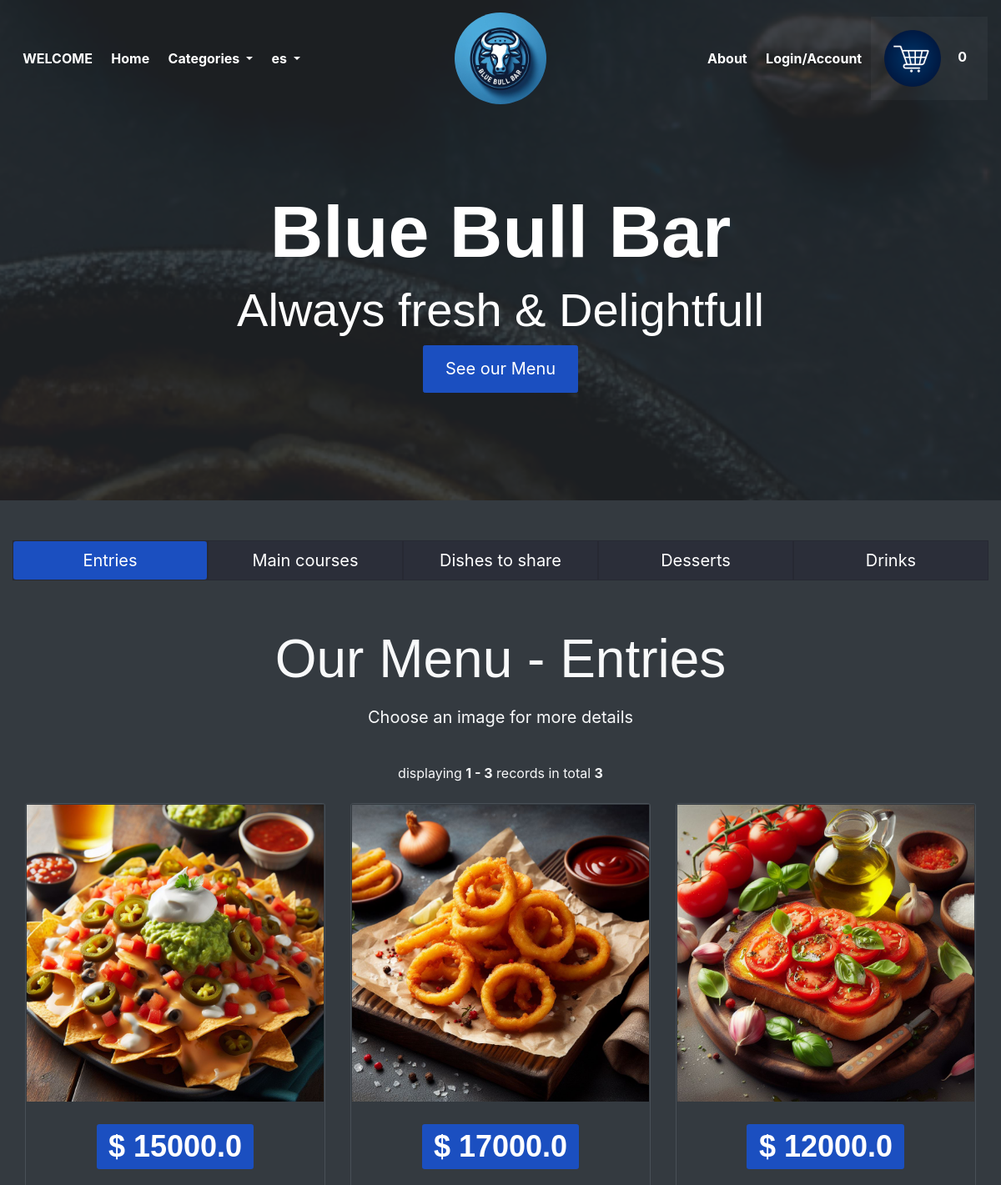
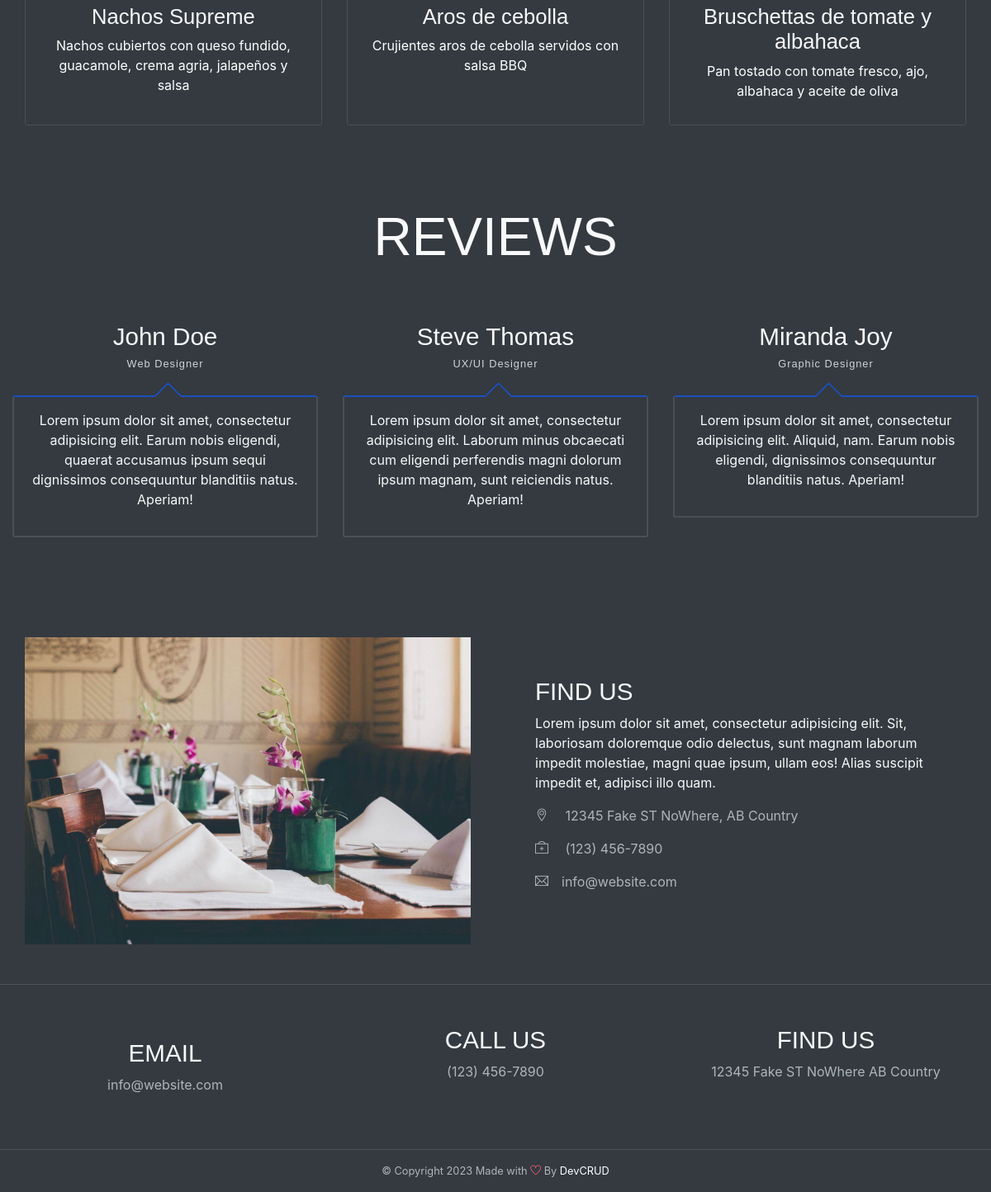
The page / on the database its author committed (2 pictures, top to bottom).
### tables this page shows
CREATE TABLE Menu (
            id INTEGER PRIMARY KEY,
            nombre TEXT NOT NULL,
            descripcion TEXT,
            precio REAL NOT NULL,
            categoria TEXT NOT NULL,
            imagen TEXT NOT NULL
        );

### app/inicio/routes.py (the view)
@inicio_bp.route('/')
def home():
    cart=obtener_carrito()
    page = request.args.get('page', 1, type=int)
    offset = (page - 1) * PER_PAGE
    menu=obtener_por_categoria('Entrada',offset)
    total_items =obtener_total_menu('Entrada')
    pagination = Pagination(page=page, total=total_items, per_page=PER_PAGE, bs_version=4,
        display_msg=_("Showing {start} - {end} of {total} total records"))
    usuario=None
    if 'email' in session:
        email_usuario=session['email']
        usuario=obtener_por_email(email_usuario)
    return render_template('inicio.html',usuario=usuario, categoria=_('Entries'),num_cat=1,menu=menu,total_items_cart=cart.total_items(), pagination=pagination)

### app/__init__.py (called while the page is built)
def get_locale():
    return session.get('language', request.accept_languages.best_match(app.config['LANGUAGES']))

### app/models/cart.py (called while the page is built)
    def total_items(self):
        total=0
        for item in self.items:
            total+=item.cantidad
        return total

    def to_dict(self):
        return {
            'items': [
                {
                    'item_id': item.item_id,
                    'cantidad': item.cantidad,
                    'precio_cantidad': item.precio_cantidad
                }
                for item in self.items
            ]
        }

### app/services/cart.py (called while the page is built)
def obtener_carrito():
    if 'cart' not in session:
        cart = Cart()
        session['cart'] = cart.to_dict()
    else:
        cart = Cart.from_dict(session['cart'])
    return cart

### app/services/menu_service.py (called while the page is built)
def obtener_total_menu(opcion):
    try:
        db_path = current_app.config['DATABASE_URI'].replace('sqlite:///', '')
        conn = sqlite3.connect(db_path)
        cursor = conn.cursor()
        if opcion=='all':
            cursor.execute("SELECT COUNT(*) FROM Menu")
        else:
            cursor.execute(f"SELECT COUNT(*) FROM Menu where categoria='{opcion}'")
        total_items = cursor.fetchone()[0]
        conn.close()
        return total_items
    except Exception as e:
        print("Error al obtener el menu: ", str(e))
        raise e

def obtener_por_categoria(categoria,offset=0):
    db_path = current_app.config['DATABASE_URI'].replace('sqlite:///', '')
    conn = sqlite3.connect(db_path)
    cursor = conn.cursor()
    query = f"SELECT * FROM Menu WHERE categoria='{categoria}' LIMIT {PER_PAGE} OFFSET {offset}"
    cursor.execute(query)
    items = [MenuItem(*row) for row in cursor.fetchall()]
    conn.close()
    return items

### app/inicio/templates/inicio.html (shortened to what this page needs)
{% extends "base.html"%}
{% block content %}
<header id="home" class="header">
    <div class="overlay text-white text-center"><br><br>
        <h1 class="display-2 font-weight-bold  mt-5">Blue Bull Bar</h1>
        <h2 class="display-4 mb-2">{{_('Always fresh &amp; Delightfull')}}</h2>
        <a class="btn btn-lg btn-primary" href="#menu">{{_('See our Menu')}}</a>
    </div>
</header>
<div id="menu" class="container-fluid bg-dark text-light py-5 text-center wow fadeIn">
    <div class="row justify-content-center">
        <div class="col-sm-12 col-md-12 mb-5">
            <ul class="nav nav-pills nav-justified" id="pills-tab" role="tablist">
                <li class="nav-item"
                    style="font-size: 15pt; color: #fff; border: solid 0.1px rgba(0,0,0,0.1); background-color: #08032033; ">
                    <a class="nav-link {% if num_cat == 1 %}active{% endif %}"
                        href="{{url_for('inicio.platos_por_categoria', categoria='Entrada')}}">{{_('Entries')}}</a>
                </li>
                <li class="nav-item"
                    style="font-size: 15pt; color: #fff; border: solid 0.1px rgba(0,0,0,0.1); background-color: #08032033; ">
                    <a class="nav-link {% if num_cat == 2 %}active{% endif %}"
                        href="{{url_for('inicio.platos_por_categoria', categoria='Principal')}}">{{_('Main courses')}}</a>
                </li>
                <li class="nav-item"
                    style="font-size: 15pt; color: #fff; border: solid 0.1px rgba(0,0,0,0.1); background-color: #08032033; ">
                    <a class="nav-link {% if num_cat == 3 %}active{% endif %}"
                        href="{{url_for('inicio.platos_por_categoria', categoria='Compartir')}}">{{_('Dishes to share')}}</a>
                </li>
                <li class="nav-item"
                    style="font-size: 15pt; color: #fff; border: solid 0.1px rgba(0,0,0,0.1); background-color: #08032033; ">
                    <a class="nav-link {% if num_cat == 4 %}active{% endif %}"
                        href="{{url_for('inicio.platos_por_categoria', categoria='Postre')}}">{{_('Desserts')}}</a>
                </li>
                <li class="nav-item"
                    style="font-size: 15pt; color: #fff; border: solid 0.1px rgba(0,0,0,0.1); background-color: #08032033; ">
                    <a class="nav-link {% if num_cat == 5 %}active{% endif %}"
                        href="{{url_for('inicio.platos_por_categoria', categoria='Bebida')}}">{{_('Drinks')}}</a>
                </li>
            </ul>
        </div>
    </div>
    <div class="tab-content" id="pills-tabContent">
        <h2 class="section-title py-2">{{_('Our Menu')}} - {{categoria}}</h2>
        <p style="font-size: 15pt;">{{_('Choose an image for more details')}}</p>
        <br>
        <div class="tab-pane fade show active" id="foods" role="tabpanel" aria-labelledby="pills-home-tab">
            <div class="text-center">
                {{ pagination.info }}
            </div>
            <br>
            <div class="row gallary">
                {% for item_menu in menu %}
                <div class="col-md-4">
                    <div class="card bg-transparent border my-3 my-md-0">
                        <div class="gallary-item wow fadeIn">
                            {% if item_menu.imagen.startswith('http') %}
                            <img src="{{ item_menu.imagen }}" alt="template by DevCRID http://www.devcrud.com/"
                                class="rounded-0 card-img-top mg-responsive gallary-img">
                            {% else %}
                            <img src="{{ url_for('static', filename='img/menu/' + item_menu.imagen) }}"
                                alt="template by DevCRID http://www.devcrud.com/"
                                class="rounded-0 card-img-top mg-responsive gallary-img">
                            {% endif %}
                        </div>
                        <div class="card-body" style="height: 250px; overflow: hidden;">
                            <h1 class="text-center mb-4"><a href="#" class="badge badge-primary">$ {{ item_menu.precio
                                    }}</a></h1>
                            <h4 class="pt20 pb20">{{ item_menu.nombre }}</h4>
                            <p class="text-white">{{ item_menu.descripcion }}</p>
                        </div>
                    </div>
                </div>
                {% endfor %}
            </div>
        </div>
    </div>
</div>
<div id="testmonial" class="container-fluid wow fadeIn bg-dark text-light has-height-lg middle-items">
    <h2 class="section-title my-5 text-center">{{_('REVIEWS')}}</h2>
    <div class="row mt-3 mb-5">
        <div class="col-md-4 my-3 my-md-0">
            <div class="testmonial-card">
                <h3 class="testmonial-title">John Doe</h3>
                <h6 class="testmonial-subtitle">Web Designer</h6>
                <div class="testmonial-body">
                    <p>Lorem ipsum dolor sit amet, consectetur adipisicing elit. Earum nobis eligendi, quaerat
                        accusamus ipsum sequi dignissimos consequuntur blanditiis natus. Aperiam!</p>
                </div>
            </div>
        </div>
        <div class="col-md-4 my-3 my-md-0">
            <div class="testmonial-card">
                <h3 class="testmonial-title">Steve Thomas</h3>
                <h6 class="testmonial-subtitle">UX/UI Designer</h6>
                <div class="testmonial-body">
                    <p>Lorem ipsum dolor sit amet, consectetur adipisicing elit. Laborum minus obcaecati cum
                        eligendi perferendis magni dolorum ipsum magnam, sunt reiciendis natus. Aperiam!</p>
                </div>
            </div>
        </div>
        <div class="col-md-4 my-3 my-md-0">
            <div class="testmonial-card">
                <h3 class="testmonial-title">Miranda Joy</h3>
                <h6 class="testmonial-subtitle">Graphic Designer</h6>
                <div class="testmonial-body">
                    <p>Lorem ipsum dolor sit amet, consectetur adipisicing elit. Aliquid, nam. Earum nobis eligendi,
                        dignissimos consequuntur blanditiis natus. Aperiam!</p>
                </div>
            </div>
        </div>
    </div>
</div>
{% endblock %}

### app/templates/base.html (shortened to what this page needs)
<!DOCTYPE html>
<html lang="es">
<head>
    <link rel="stylesheet" href="{{ url_for('static',filename='vendors/themify-icons/css/themify-icons.css') }}">
    <link rel="stylesheet" href="{{ url_for('static', filename='vendors/animate/animate.css')}}">
    <link rel="stylesheet" href="{{ url_for('static', filename='css/style.css') }}">
</head>
<body data-spy="scroll" data-target=".navbar" data-offset="40" id="home">
    <nav class="custom-navbar navbar navbar-expand-lg navbar-dark fixed-top" data-spy="affix" data-offset-top="10">
        <div class="collapse navbar-collapse" id="navbarSupportedContent">
            <ul class="navbar-nav">
                <li class="nav-item">
                    <a class="nav-link">{{_('WELCOME')}}
                    </a>
                </li>
                <li class="nav-item">
                    <a class="nav-link" href="{{ url_for('inicio.home')}}">{{_('Home')}}</a>
                </li>
                <li class="nav-item dropdown">
                    <a class="nav-link dropdown-toggle" href="#" id="navbarDropdown" role="button"
                        data-toggle="dropdown" aria-haspopup="true" aria-expanded="false">
                        {{_('Categories')}}
                    </a>
                </li>
                <li class="nav-item dropdown">
                    <a class="nav-link dropdown-toggle" href="#" id="navbarDropdown2" role="button"
                        data-toggle="dropdown" aria-haspopup="true" aria-expanded="false">
                        {% if 'language' in session %}{{ session['language'] }}
                        {% else %}es{% endif %}
                    </a>
                </li>
            </ul>
            <a class="navbar-brand m-auto" href="#">
                <img src="{{ url_for('static', filename='imgs/logo.jpg')}}" class="brand-img"
                    style="border-radius: 60px;" alt="">
            </a>
            <ul class="navbar-nav">
                <li class="nav-item">
                    <a class="nav-link" href="#about">About</a>
                </li>
                <li class="nav-item">
                    {% if 'email' in session %}
                    <!-- <button type="button" class="btn btn-primary" data-toggle="modal" data-target="#modalCerrarSesion">
                        Comprar
                    </button> -->
                    <a class="nav-link btn" data-toggle="modal" data-target="#modalCerrarSesion">{{_('Logout')}}</a>
                    {% else %}
                    <a class="nav-link" href="{{ url_for('auth.login_registro')}}">{{_('Login/Account')}}</a>
                    {% endif %}
                </li>
                <li class="nav-item nav-cart">
                    <a href="{{ url_for('cart.mostrar_carrito')}}" style="color: #fff;">
                        <img src="{{ url_for('static',filename='img/cart.png')}}" style="max-width: 100px;"
                            class="rounded">
                        {{total_items_cart}}</a>
                </li>
            </ul>
        </div>
    </nav>
    {% block content %}
    {% endblock %}
    <br>
    <div id="about" class="container-fluid wow fadeIn " id="about" data-wow-duration="1.5s">
        <div class="row align-items-center">
            <div class="col-lg-6 col-md-6 middle-items mt-5 mb-5">
                <div class="container">
                    <div class="">
                        <img src="{{ url_for('static', filename='imgs/book-table-img.jpg') }}" style="max-width: 100%;"
                            class="img-fluid" alt="">
                    </div>
                </div>
            </div>
            <div class="col-md-6 px-5 middle-items mt-5 mb-5">
                <h3>{{_('FIND US')}}</h3>
                <p>Lorem ipsum dolor sit amet, consectetur adipisicing elit. Sit, laboriosam doloremque odio delectus,
                    sunt magnam laborum impedit molestiae, magni quae ipsum, ullam eos! Alias suscipit impedit et,
                    adipisci illo quam.</p>
                <div class="text-muted">
                    <p><span class="ti-location-pin pr-3"></span> 12345 Fake ST NoWhere, AB Country</p>
                    <p><span class="ti-support pr-3"></span> (123) 456-7890</p>
                    <p><span class="ti-email pr-3"></span>info@website.com</p>
                </div>
            </div>
        </div>
    </div>
    <div class="container-fluid bg-dark text-light has-height-md middle-items border-top text-center wow fadeIn">
        <div class="row">
            <div class="col-sm-4  mt-3">
                <h3>{{_('EMAIL')}}</h3>
                <P class="text-muted">info@website.com</P>
            </div>
            <div class="col-sm-4">
                <h3>{{_('CALL US')}}</h3>
                <P class="text-muted">(123) 456-7890</P>
            </div>
            <div class="col-sm-4">
                <h3>{{_('FIND US')}}</h3>
                <P class="text-muted">12345 Fake ST NoWhere AB Country</P>
            </div>
        </div>
    </div>
    <div class="bg-dark text-light text-center border-top wow fadeIn">
        <p class="mb-0 py-3 text-muted small">&copy; Copyright
            <script>document.write(new Date().getFullYear())</script> Made with <i class="ti-heart text-danger"></i> By
            <a href="http://devcrud.com">DevCRUD</a>
        </p>
    </div>
</body>
</html>

### rows shown on the page
Menu: imagen (picture), precio "15000.0", nombre "Nachos Supreme", descripcion "Nachos cubiertos con queso fundido, guacamole, crema agria, jalapeños y salsa"
Menu: imagen (picture), precio "17000.0", nombre "Aros de cebolla", descripcion "Crujientes aros de cebolla servidos con salsa BBQ"
Menu: imagen (picture), precio "12000.0", nombre "Bruschettas de tomate y albahaca", descripcion "Pan tostado con tomate fresco, ajo, albahaca y aceite de oliva"

### other values the page prints
{{ total_items_cart }} "0"
{{ categoria }} "Entries"
{{ pagination.info }} "displaying 1 - 3 records in total 3"
